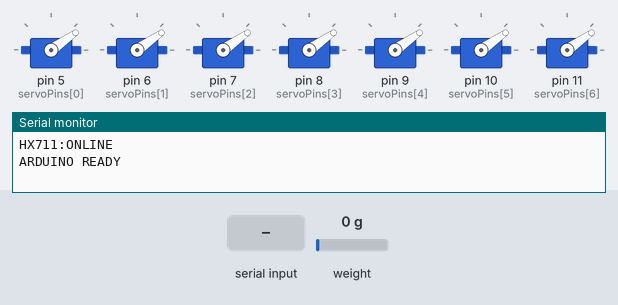
A sketch run on a simulated Arduino Uno, built with avr-gcc and run on an emulated ATmega328P. Shown: 7 × servo, the last lines printed to the serial monitor. Wiring (inferred from the names in the program): HX711 load-cell converter: data pin 3; SCK pin 2. The test bench sets the inputs (shaded band); at power-on: weight on the scale 0 g.

Above: at 1.7 s.
1.8 s: "MOVE:\n" received over Serial
At 2.2 s:
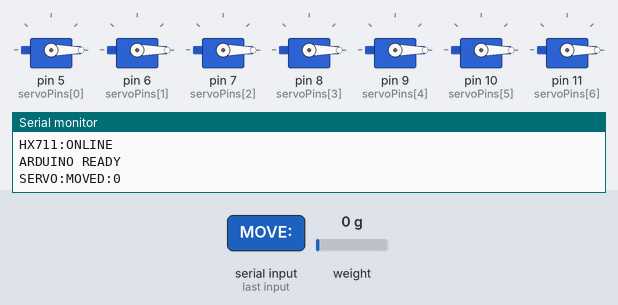
3.3 s: "TEST_SERVO\n" received over Serial
At 3.8 s:
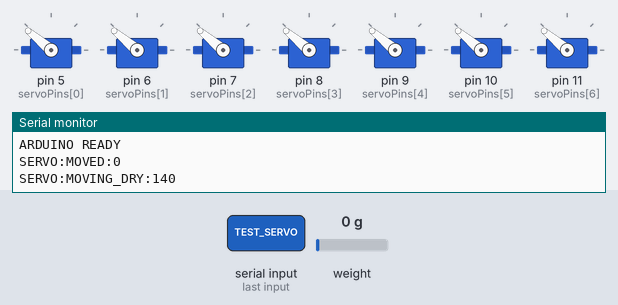
6.3 s: "MOVE:90\n" received over Serial
8.4 s: "DRY\n" received over Serial
At 14.8 s:
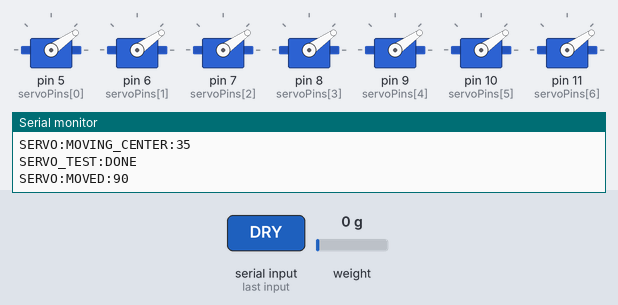
Timing chart, 0 to 15.9 s (numbered marks = the images above; inputs shaded):
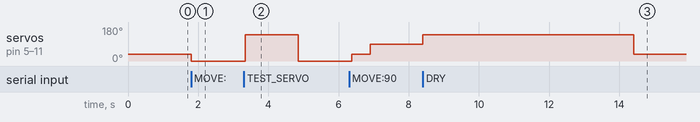

The sketch:

arduino.ino
```cpp
#include <Servo.h>

// ======================================================
// MULTI-PIN SERVO DRIVER (PINS 5, 6, 7, 8, 9, 10, 11)
// Drives all available digital pins simultaneously so that
// the servo works regardless of which pin the user plugged it into!
// ======================================================
const int NUM_SERVO_PINS = 7;
const int servoPins[NUM_SERVO_PINS] = {5, 6, 7, 8, 9, 10, 11};
Servo servos[NUM_SERVO_PINS];

// Configurable angles (can be adjusted live from frontend)
int center_angle = 35;   // Neutral flap position
int dry_angle    = 140;  // Dry waste chute
int wet_angle    = 0;    // Wet waste chute (can rotate more, e.g. 0 to 180)

const unsigned long OPEN_TIME = 6000; // 6 seconds open for waste drop

// Helper to write to ALL servo pins simultaneously
void writeServo(int angle) {
  int safeAngle = constrain(angle, 0, 180);
  for (int i = 0; i < NUM_SERVO_PINS; i++) {
    servos[i].write(safeAngle);
  }
}

// ======================================================
// HX711 LOAD CELL CONFIGURATION (NON-BLOCKING SAFE)
// ======================================================
const int DOUT_PIN = 3;
const int SCK_PIN  = 2;

long scale_offset = 0;
float calibration_factor = 104.2;
float base_weight = 0.0;

// Safe non-blocking bitbang read for HX711
bool readRawHX711(long &val) {
  unsigned long start = millis();
  while (digitalRead(DOUT_PIN) == HIGH) {
    if (millis() - start > 120) {
      return false; // HX711 not ready or disconnected
    }
  }

  unsigned long count = 0;
  noInterrupts();
  for (int i = 0; i < 24; i++) {
    digitalWrite(SCK_PIN, HIGH);
    delayMicroseconds(1);
    count = count << 1;
    digitalWrite(SCK_PIN, LOW);
    delayMicroseconds(1);
    if (digitalRead(DOUT_PIN)) {
      count++;
    }
  }
  // 25th pulse for Channel A, 128 gain
  digitalWrite(SCK_PIN, HIGH);
  delayMicroseconds(1);
  digitalWrite(SCK_PIN, LOW);
  delayMicroseconds(1);
  interrupts();

  // Sign extension for 24-bit two's complement
  if (count & 0x800000) {
    count |= 0xFF000000;
  }
  val = (long)count;
  return true;
}

float readWeight() {
  long raw = 0;
  long sum = 0;
  int valid = 0;
  for (int i = 0; i < 5; i++) {
    if (readRawHX711(raw)) {
      sum += raw;
      valid++;
    }
    delay(10);
  }
  if (valid == 0) return 0.0;
  long avg = sum / valid;
  float w = (float)(avg - scale_offset) / calibration_factor;
  if (abs(w) < 15.0) w = 0.0; // Noise filter: ignore < 15g
  return w;
}

// ======================================================
// SETUP
// ======================================================
void setup() {
  Serial.begin(9600);
  delay(500);

  // HX711 Pins
  pinMode(SCK_PIN, OUTPUT);
  digitalWrite(SCK_PIN, LOW);
  pinMode(DOUT_PIN, INPUT);

  // Attach servos to ALL digital pins (5, 6, 7, 8, 9, 10, 11) with full SG90 pulse range
  for (int i = 0; i < NUM_SERVO_PINS; i++) {
    servos[i].attach(servoPins[i], 500, 2500);
  }
  writeServo(center_angle);

  // Tare load cell if ready
  long raw = 0;
  if (readRawHX711(raw)) {
    scale_offset = raw;
    Serial.println("HX711:ONLINE");
  } else {
    Serial.println("HX711:OFFLINE");
  }

  Serial.println("ARDUINO READY");
  Serial.flush();
}

// ======================================================
// MAIN LOOP
// ======================================================
void loop() {
  if (!Serial.available()) return;

  String cmd = Serial.readStringUntil('\n');
  cmd.trim();
  if (cmd.length() == 0) return;

  // 1. Move servo immediately to specific angle (for live slider adjustment)
  if (cmd.startsWith("MOVE:")) {
    int target = cmd.substring(5).toInt();
    writeServo(target);
    Serial.print("SERVO:MOVED:");
    Serial.println(target);
    Serial.flush();
  }

  // 2. Configure servo angles from frontend: CONFIG:<center>,<dry>,<wet>
  else if (cmd.startsWith("CONFIG:")) {
    String rest = cmd.substring(7);
    int c1 = rest.indexOf(',');
    int c2 = rest.indexOf(',', c1 + 1);
    if (c1 > 0 && c2 > 0) {
      center_angle = constrain(rest.substring(0, c1).toInt(), 0, 180);
      dry_angle    = constrain(rest.substring(c1 + 1, c2).toInt(), 0, 180);
      wet_angle    = constrain(rest.substring(c2 + 1).toInt(), 0, 180);
      writeServo(center_angle);
      Serial.print("CONFIG:OK:");
      Serial.print(center_angle); Serial.print(",");
      Serial.print(dry_angle); Serial.print(",");
      Serial.println(wet_angle);
      Serial.flush();
    }
  }

  // 3. Base tare / baseline measurement before item is placed
  else if (cmd == "BASE") {
    base_weight = readWeight();
    Serial.print("BASE_WEIGHT:");
    Serial.println(base_weight, 1);
    Serial.flush();
  }

  // 4. Dry Waste Action
  else if (cmd == "DRY") {
    writeServo(dry_angle);
    delay(OPEN_TIME);

    writeServo(center_angle);
    delay(1000);

    float final_weight = readWeight();
    float item_weight = final_weight - base_weight;
    if (item_weight < 0) item_weight = 0;

    Serial.print("ITEM_WEIGHT:");
    Serial.println(item_weight, 1);
    Serial.flush();
  }

  // 5. Wet Waste Action
  else if (cmd == "WET") {
    writeServo(wet_angle);
    delay(OPEN_TIME);

    writeServo(center_angle);
    delay(1000);

    float final_weight = readWeight();
    float item_weight = final_weight - base_weight;
    if (item_weight < 0) item_weight = 0;

    Serial.print("ITEM_WEIGHT:");
    Serial.println(item_weight, 1);
    Serial.flush();
  }

  // 6. Test Servo Sweep
  else if (cmd == "TEST_SERVO") {
    Serial.print("SERVO:MOVING_DRY:");
    Serial.println(dry_angle);
    Serial.flush();
    writeServo(dry_angle);
    delay(1500);

    Serial.print("SERVO:MOVING_WET:");
    Serial.println(wet_angle);
    Serial.flush();
    writeServo(wet_angle);
    delay(1500);

    Serial.print("SERVO:MOVING_CENTER:");
    Serial.println(center_angle);
    Serial.flush();
    writeServo(center_angle);
    delay(500);

    Serial.println("SERVO_TEST:DONE");
    Serial.flush();
  }

  // 7. Reset Flap
  else if (cmd == "NONE" || cmd == "RESET") {
    writeServo(center_angle);
    Serial.println("SERVO:CENTER");
    Serial.flush();
  }

  // 8. Ping / Status
  else if (cmd == "PING") {
    Serial.println("PONG");
    Serial.flush();
  }
}
```

Measured:
- after the input at 1.8 s, servo on pin 5 (servoPins[0]), servo on pin 6 (servoPins[1]), servo on pin 7 (servoPins[2]), servo on pin 8 (servoPins[3]), servo on pin 9 (servoPins[4]), servo on pin 10 (servoPins[5]), servo on pin 11 (servoPins[6]): 35° → 0° at once
- after the input at 3.3 s, servo on pin 5 (servoPins[0]), servo on pin 6 (servoPins[1]), servo on pin 7 (servoPins[2]), servo on pin 8 (servoPins[3]), servo on pin 9 (servoPins[4]), servo on pin 10 (servoPins[5]), servo on pin 11 (servoPins[6]): 0° → 140° at once, → 0° 1.5 s later
- after the input at 8.4 s, servo on pin 5 (servoPins[0]), servo on pin 6 (servoPins[1]), servo on pin 7 (servoPins[2]), servo on pin 8 (servoPins[3]), servo on pin 9 (servoPins[4]), servo on pin 10 (servoPins[5]), servo on pin 11 (servoPins[6]): 90° → 140° at once, → 35° 6.0 s later
